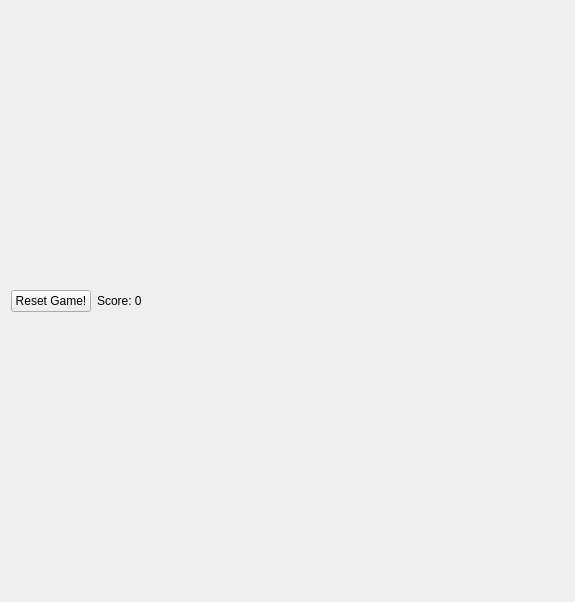
<?xml version="1.0" encoding="UTF-8"?>
<ui version="4.0">
 <class>Form</class>
 <widget class="QWidget" name="Form">
  <property name="geometry">
   <rect>
    <x>0</x>
    <y>0</y>
    <width>575</width>
    <height>602</height>
   </rect>
  </property>
  <property name="windowTitle">
   <string>Form</string>
  </property>
  <layout class="QVBoxLayout" name="verticalLayout_2">
   <item>
    <layout class="QVBoxLayout" name="verticalLayout">
     <item>
      <layout class="QHBoxLayout" name="horizontalLayout">
       <item>
        <widget class="QPushButton" name="pushButton">
         <property name="sizePolicy">
          <sizepolicy hsizetype="Fixed" vsizetype="Fixed">
           <horstretch>0</horstretch>
           <verstretch>0</verstretch>
          </sizepolicy>
         </property>
         <property name="text">
          <string>Reset Game!</string>
         </property>
        </widget>
       </item>
       <item>
        <widget class="QLabel" name="label">
         <property name="sizePolicy">
          <sizepolicy hsizetype="Preferred" vsizetype="Fixed">
           <horstretch>0</horstretch>
           <verstretch>0</verstretch>
          </sizepolicy>
         </property>
         <property name="text">
          <string>Score: 0</string>
         </property>
        </widget>
       </item>
      </layout>
     </item>
     <item>
      <layout class="QGridLayout" name="gridLayout"/>
     </item>
    </layout>
   </item>
  </layout>
 </widget>
 <resources/>
 <connections/>
</ui>
